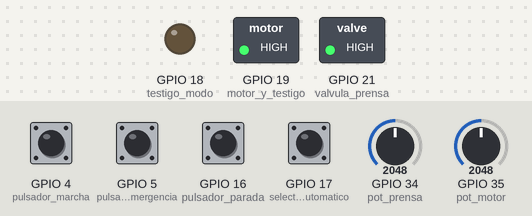
A sketch run on a simulated ESP32. On the bench: switched loads named in the sketch (green lamp = pin HIGH), output pins drawn as LEDs (lit = HIGH). The test bench sets the inputs (shaded band); at power-on: GPIO 4 (pulsador_marcha), GPIO 5 (pulsador_emergencia) HIGH, GPIO 16 (pulsador_parada), GPIO 17 (selectora_automatico) LOW, GPIO 34 (pot_prensa) = 2048, GPIO 35 (pot_motor) = 2048. What the sketch prints to the serial monitor is not drawn.

Above: at 1.2 s.
1.3 s: GPIO 4 (pulsador_marcha) pulled LOW for 0.15 s
At 2.3 s:
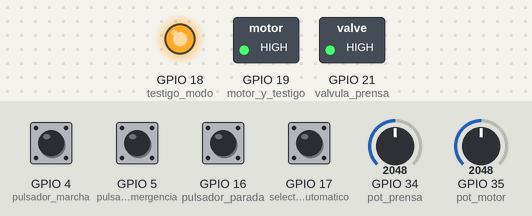
4.4 s: GPIO 5 (pulsador_emergencia) pulled LOW for 0.15 s
At 5.4 s:
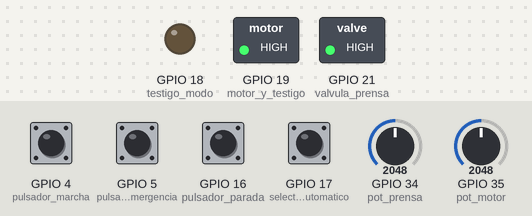
10.6 s: GPIO 4 (pulsador_marcha) pulled LOW for 1 s
At 13.6 s:
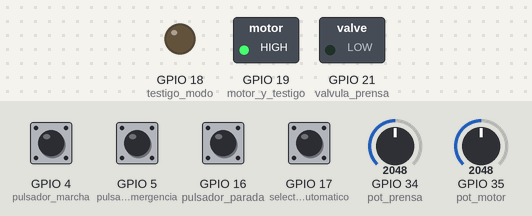
14.6 s: GPIO 5 (pulsador_emergencia) pulled LOW for 1 s
At 15.9 s:
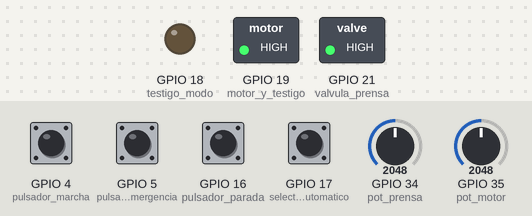
Timing chart, 0 to 17.6 s (numbered marks = the images above; inputs shaded):
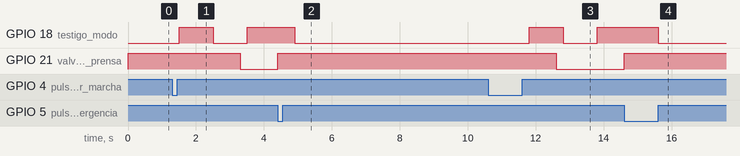

Measured:
- after the input at 1.3 s, GPIO 18 (testigo_modo): LOW → HIGH after 0.21 s, → LOW 1.0 s later, → HIGH 1.0 s later; GPIO 21 (valvula_prensa): HIGH → LOW after 2.0 s
- after the input at 4.4 s, GPIO 19 (motor_y_testigo): stays HIGH (without the input it goes to LOW after 3.9 s); GPIO 21 (valvula_prensa): LOW → HIGH after 0.00 s instead of 1.9 s
- after the input at 10.6 s, GPIO 18 (testigo_modo): LOW → HIGH after 1.2 s, → LOW 1.0 s later, → HIGH 1.0 s later; GPIO 21 (valvula_prensa): HIGH → LOW after 2.0 s
- after the input at 14.6 s, GPIO 19 (motor_y_testigo): stays HIGH (without the input it goes to LOW after 3.0 s)

The sketch:

main_automatico.ino
```cpp
// PROGRAMA - MODO AUTOMATICO

// --- DEFINICIONES DE PINES ---

// Entradas Pulsadores
const int pulsador_marcha = 4;
const int pulsador_parada = 16;
const int pulsador_emergencia = 5;

// Entradas Llave Selectora
const int selectora_automatico = 17;

// Entradas Potenciómetros
const int pot_prensa = 34;
const int pot_motor = 35;

// Salidas Testigos
const int testigo_modo = 18;

// Salidas Potencia
const int valvula_prensa = 21;
const int motor_y_testigo = 19;

// --- VARIABLES ---

// Variables Máquina de Estados
volatile bool emergenciaActivada = false;
int pasoActual = 0; // 0=Reposo, 1=Espera, 2=Prensa, 3=Espera, 4=Motor
unsigned long tiempoAnterior = 0;
volatile bool parada = true;
bool modoAutomatico = false;
unsigned long tiempoParpadeo = 0;
bool estadoModo = false;

// Variables para los tiempos
unsigned long tiempo_espera_1 =  2000; // ajustar en código
unsigned long tiempo_prensa = 1000; // ajustar con potenciometro
unsigned long tiempo_motor = 1000; // ajustar con potenciometro
unsigned long tiempo_espera_2 = 2000; // ajustar en código
unsigned long tiempo_luz = 1000; // ajustar en código

// Variables del proceso
unsigned long estampas_completadas = 0;

// --- INTERRUPCIÓN DE EMERGENCIA ---
void IRAM_ATTR manejarEmergencia() {
  if (digitalRead(pulsador_emergencia) == LOW) {
    emergenciaActivada = true;

    // APAGADO CRÍTICO
    digitalWrite(valvula_prensa, HIGH); // HIGH es False, LOW es True
    digitalWrite(motor_y_testigo, HIGH);
  } else {
    emergenciaActivada = false;
  }
}

// Setup de los Pines
void setup() {

  // Inicializar
  Serial.begin(115200);

  // Configuración de Entradas
  pinMode(pulsador_marcha, INPUT);
  pinMode(pulsador_parada, INPUT);
  pinMode(pulsador_emergencia, INPUT);
  pinMode(selectora_automatico, INPUT);
  pinMode(pot_prensa, INPUT);
  pinMode(pot_motor, INPUT);

  // Configuración de Salidas
  pinMode(testigo_modo, OUTPUT);
  pinMode(valvula_prensa, OUTPUT);
  pinMode(motor_y_testigo, OUTPUT);

  // Iniciar todo en False
  digitalWrite(testigo_modo, HIGH);
  digitalWrite(valvula_prensa, HIGH);
  digitalWrite(motor_y_testigo, HIGH);

  // Adjuntar interrupción
  attachInterrupt(digitalPinToInterrupt(pulsador_emergencia), manejarEmergencia, CHANGE);
}

// Loop
void loop() {

  // Monitoreo Serial
  Serial.print("Marcha:");
  Serial.print(digitalRead(pulsador_marcha));
  Serial.print(",");
  Serial.print("Parada:");
  Serial.print(digitalRead(pulsador_parada));
  Serial.print(",");
  Serial.print("Selectora:");
  Serial.print(digitalRead(selectora_automatico));
  Serial.print(",");
  Serial.print("Emergencia:");
  Serial.print(digitalRead(pulsador_emergencia));
  Serial.print(",");
  Serial.print("Paso:");
  Serial.print(pasoActual);
  Serial.print(",");
  Serial.print("t_motor:");
  Serial.print(tiempo_motor);
  Serial.print(",");
  Serial.print("t_prensa:");
  Serial.print(tiempo_prensa);
  Serial.print(",");
  Serial.print("Estampas:");
  Serial.println(estampas_completadas);

  // Determino el tiempo
  unsigned long tiempoActual = millis();

  // --- 1. GESTIÓN DE EMERGENCIA ---
  if (emergenciaActivada) {
    digitalWrite(valvula_prensa, HIGH);
    digitalWrite(motor_y_testigo, HIGH);
    pasoActual = 0;
    parada = true;
    delay(500);
    return;
  }

  // --- 2. LECTURA DE MODO AUTOMÁTICO ---
  if (digitalRead(selectora_automatico) == HIGH) {
    parada = true;
    pasoActual = 0;
    digitalWrite(valvula_prensa, HIGH);
    digitalWrite(motor_y_testigo, HIGH);
    modoAutomatico = false;
    analogWrite(testigo_modo, modoAutomatico ? 0 : 255);
  }
  else if (pasoActual == 0) {
    modoAutomatico = true;
    analogWrite(testigo_modo, modoAutomatico ? 0 : 255);
  }

  // Gestionar parpadeo
  if (pasoActual != 0 && modoAutomatico) {
    if (tiempoActual - tiempoParpadeo >= tiempo_luz) {
      tiempoParpadeo = tiempoActual;
      estadoModo = !estadoModo;
      analogWrite(testigo_modo, estadoModo ? 255: 0);
    }
  }
  else {
    analogWrite(testigo_modo, modoAutomatico ? 0 : 255);
  }

  // --- 3. LECTURA DE PARADA NORMAL ---
  if (digitalRead(pulsador_parada) == HIGH) {
    parada = true;
    delay(200);
  }

  // --- 4. MÁQUINA DE ESTADOS ---

  // ESTADO 0: Reposo
  if (pasoActual == 0) {
    if ((digitalRead(pulsador_marcha) == LOW && modoAutomatico) || (parada == false && modoAutomatico)) {
      parada = false;
      tiempo_prensa = map(analogRead(pot_prensa), 0, 4095, 1000, 5000);
      tiempo_motor = map(analogRead(pot_motor), 0, 4095, 1000, 5000);

      pasoActual = 1;
      tiempoAnterior = tiempoActual;
      delay(200);
    }
  }

  // ESTADO 1: Tiempo de Carga/Espera
  else if (pasoActual == 1) {
    if (tiempoActual - tiempoAnterior >= tiempo_espera_1) {
      digitalWrite(valvula_prensa, LOW);

      pasoActual = 2;
      tiempoAnterior = tiempoActual;
    }
  }

  // ESTADO 2: Avance de Prensa
  else if (pasoActual == 2) {
    if (tiempoActual - tiempoAnterior >= tiempo_prensa) {
      digitalWrite(valvula_prensa, HIGH);

      pasoActual = 3;
      tiempoAnterior = tiempoActual;
    }
  }

  // ESTADO 3: Espera prensa/motor
  else if (pasoActual == 3) {
    if (tiempoActual - tiempoAnterior >= tiempo_espera_2) {
      digitalWrite(motor_y_testigo, LOW); // Encendemos el motor y la luz al mismo tiempo

      pasoActual = 4;
      tiempoAnterior = tiempoActual;
    }
  }

  // ESTADO 4: Avance del Motor
  else if (pasoActual == 4) {
    if (tiempoActual - tiempoAnterior >= tiempo_motor) {
      digitalWrite(motor_y_testigo, HIGH); // Apagamos el motor y la luz
      estampas_completadas += 1;
      pasoActual = 0;
    }
  }
}
```
